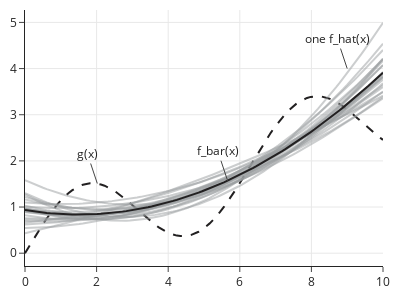

The notebook cell saved with this chart:
### Markdown cell above
The plot below shows all 25 fitted models along with the true function, $g$, and the average of the fitted curves $ \bar{f} $.

### Code cell
fig = go.Figure()

fig.add_trace(
        go.Scatter(x=x_full, y=y_true, 
                   line_color=charcoal,
                  line_dash='dash')
)

for j in range(25):
    fig.add_trace(
        go.Scatter(x=x_full, y=fits[j], line_color='rgba(153, 157, 160, 0.5)'))
    
fig.add_trace(
        go.Scatter(x=x_full, y=np.mean(fits, axis=0), 
                   line_color=charcoal))


fig.add_annotation(x=2.02, y=1.51, 
            text="g(x)")

fig.add_annotation(x=9, y=4.0,
            text="one f_hat(x)")

fig.add_annotation(x=5.66, y=1.57,
            text="f_bar(x)")
    
fig.update_layout(height=300, width=400, showlegend=False)
fig.show()
